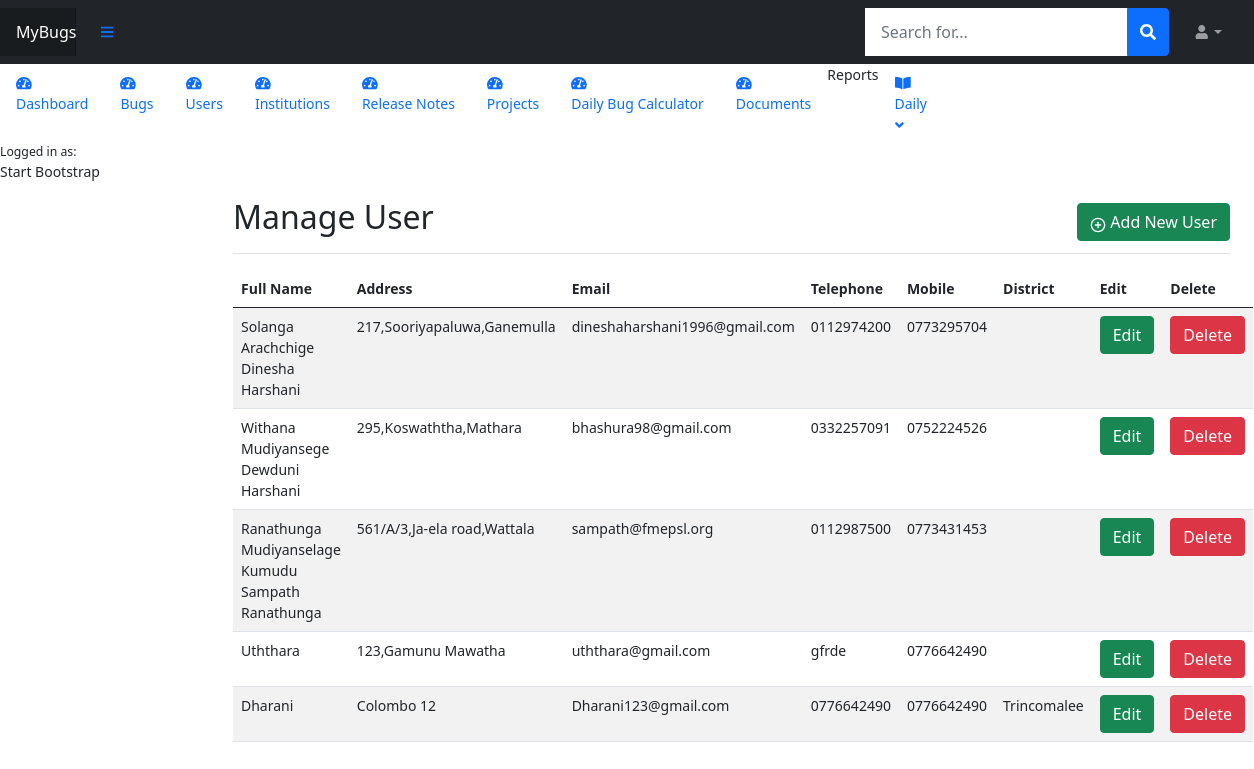
/Users/users.php (signed in), run on the app's committed database.
### tables this page shows
CREATE TABLE `users` (
  `UserId` int(11) NOT NULL,
  `UserName` varchar(255) NOT NULL,
  `Password` varchar(255) NOT NULL,
  `FirstName` varchar(255) NOT NULL,
  `LastName` varchar(255) NOT NULL,
  `UserTitle` varchar(10) NOT NULL,
  `FullName` varchar(255) NOT NULL,
  `UserAddress` text NOT NULL,
  `UserEmail` varchar(255) NOT NULL,
  `UserTel` varchar(10) NOT NULL,
  `UserMobile` varchar(10) NOT NULL,
  `UserDistrict` int(11) NOT NULL,
  `DashBoard` varchar(255) NOT NULL
);

CREATE TABLE `district` (
  `DistrictId` int(11) NOT NULL,
  `DistrictName` varchar(255) NOT NULL
);

### Users/users.php (the view, shortened to what this page needs)
<?php include '../header.php'; ?>
<?php include '../connection.php'; ?>
<div class="d-flex justify-content-between flex-wrap flex-md-nowrap align-items-center pt-3 pb-2 mb-3 border-bottom">
    <h2 class="h2">Manage User</h2>
    <a href="<?php echo site_url; ?>Users/add_user.php" class="btn btn-success"><span data-feather="plus-circle"></span>
        Add New User</a>
</div>
<?php
$sql = "SELECT * FROM users u LEFT JOIN district d ON d.DistrictId=u.UserDistrict";
$result = $conn->query($sql);
?>
<table class="table table-striped">
    <thead>
        <tr>
            <th>Full Name</th>
            <th>Address</th>
            <th>Email</th>
            <th>Telephone</th>
            <th>Mobile</th>
            <th>District</th>
            <th>Edit</th>
            <th>Delete</th>
        </tr>
    </thead>
    <tbody>
        <?php
        if ($result->num_rows > 0) {
            while ($row = $result->fetch_assoc()) {
                ?>
                <tr>
                    <td><?php echo $row['FullName'] ?></td>
                    <td><?php echo $row['UserAddress'] ?></td>
                    <td><?php echo $row['UserEmail'] ?></td>
                    <td><?php echo $row['UserTel'] ?></td>
                    <td><?php echo $row['UserMobile'] ?></td>
                    <td><?php echo $row['DistrictName'] ?></td>
                    <td><form method="POST" action="<?php echo site_url; ?>Users/edit.php"
                              <input type="hidden" name="operate" value="edit">
                            <button type="submit" class="btn btn-success">Edit</button>
                        </form>
                    </td>
                    <td>
                        <form id="delete_form<?php echo $row['UserId']; ?>" method="POST" action="<?php echo site_url; ?>Users/delete.php">
                            <button type="button" class="btn btn-danger" onclick="deleteUser('delete_form<?php echo $row['UserId']; ?>')">Delete</button>
                        </form>
                    </td>
                </tr>
                <?php
            }
        }
        ?>
    </tbody>
</table>
<?php include '../footer.php'; ?>

### css/dashboard.css (style rules this page uses)
body { font-size: .875rem; }
.feather { width: 16px; height: 16px; vertical-align: text-bottom; }

### data on the page
users: FullName "Solanga Arachchige Dinesha Harshani", UserAddress "217,Sooriyapaluwa,Ganemulla", UserEmail "dineshaharshani1996@gmail.com", UserTel "0112974200", UserMobile "0773295704"
users: FullName "Withana Mudiyansege Dewduni Harshani", UserAddress "295,Koswaththa,Mathara", UserEmail "bhashura98@gmail.com", UserTel "0332257091", UserMobile "0752224526"
users: FullName "Ranathunga Mudiyanselage Kumudu Sampath Ranathunga", UserAddress "561/A/3,Ja-ela road,Wattala", UserEmail "sampath@fmepsl.org", UserTel "0112987500", UserMobile "0773431453"
users: FullName "Uththara", UserAddress "123,Gamunu Mawatha", UserEmail "uththara@gmail.com", UserTel "gfrde", UserMobile "0776642490"
users: FullName "Dharani", UserAddress "Colombo 12", UserEmail "Dharani123@gmail.com", UserTel "0776642490", UserMobile "0776642490", district.DistrictName "Trincomalee"
